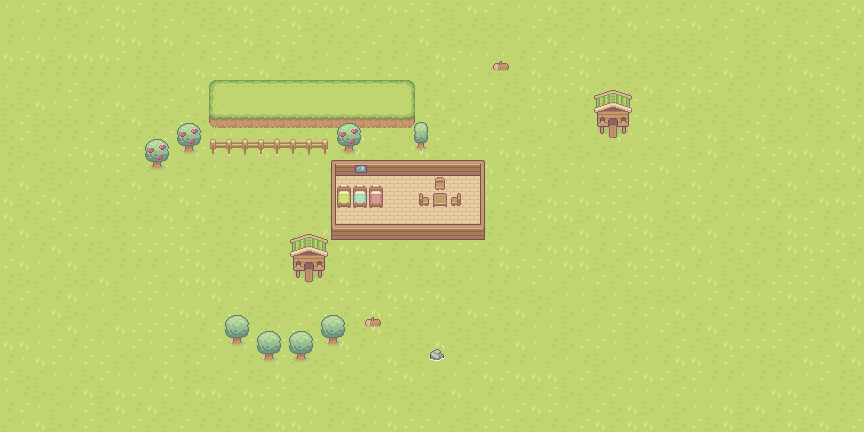

A 2D game scene composited from a Tiled map and its tileset images. What follows is a short description and the map's XML, with each tile layer's data collapsed to a summary:
An orthogonal 54x27 tile map with 16x16 px tiles, 5 tile layers (ground, hills, chickenhouse, house, ...), 13 tilesets and 13 objects.

<map version="1.10" tiledversion="1.10.2" orientation="orthogonal" renderorder="right-down" width="54" height="27" tilewidth="16" tileheight="16" infinite="0" nextlayerid="10" nextobjectid="15">
 <editorsettings>
  <export target="mainmenu.tmj" format="json" />
 </editorsettings>
 <tileset firstgid="1" name="Grass" tilewidth="16" tileheight="16" tilecount="77" columns="11">
  <image source="Grass.png" width="176" height="112" />
 </tileset>
 <tileset firstgid="78" name="Basic_Grass_Biom_things" tilewidth="16" tileheight="16" tilecount="45" columns="9">
  <image source="Basic_Grass_Biom_things.png" width="144" height="80" />
 </tileset>
 <tileset firstgid="123" name="Basic Charakter Spritesheet" tilewidth="16" tileheight="16" tilecount="144" columns="12">
  <image source="Basic Charakter Spritesheet.png" width="192" height="192" />
 </tileset>
 <tileset firstgid="267" name="Basic_Plants" tilewidth="16" tileheight="16" tilecount="12" columns="6">
  <image source="Basic_Plants.png" width="96" height="32" />
 </tileset>
 <tileset firstgid="279" name="Free Cow Sprites" tilewidth="16" tileheight="16" tilecount="24" columns="6">
  <image source="Free Cow Sprites.png" width="96" height="64" />
 </tileset>
 <tileset firstgid="303" name="Free Cow Sprites" tilewidth="16" tileheight="16" tilecount="24" columns="6">
  <image source="Free Cow Sprites.png" width="96" height="64" />
 </tileset>
 <tileset firstgid="327" name="Free_Chicken_House" tilewidth="16" tileheight="16" tilecount="9" columns="3">
  <image source="Free_Chicken_House.png" width="48" height="48" />
 </tileset>
 <tileset firstgid="336" name="Hills" tilewidth="16" tileheight="16" tilecount="77" columns="11">
  <image source="Hills.png" width="176" height="112" />
 </tileset>
 <tileset firstgid="413" name="Tilled_Dirt" tilewidth="16" tileheight="16" tilecount="77" columns="11">
  <image source="Tilled_Dirt.png" width="176" height="112" />
 </tileset>
 <tileset firstgid="490" name="Fences" tilewidth="16" tileheight="16" tilecount="16" columns="4">
  <image source="Fences.png" width="64" height="64" />
 </tileset>
 <tileset firstgid="506" name="Free Chicken Sprites" tilewidth="16" tileheight="16" tilecount="8" columns="4">
  <image source="Free Chicken Sprites.png" width="64" height="32" />
 </tileset>
 <tileset firstgid="514" name="Wooden House" tilewidth="16" tileheight="16" tilecount="35" columns="7">
  <image source="Wooden House.png" width="112" height="80" />
 </tileset>
 <tileset firstgid="549" name="Basic_Furniture" tilewidth="16" tileheight="16" tilecount="54" columns="9">
  <image source="Basic_Furniture.png" width="144" height="96" />
 </tileset>
 <layer id="1" name="ground" width="54" height="27">
  <data>[1458 cells, 1458 non-empty, 6 distinct tile ids]</data>
 </layer>
 <layer id="3" name="hills" width="54" height="27">
  <data>[1458 cells, 39 non-empty, 9 distinct tile ids]</data>
 </layer>
 <layer id="5" name="chickenhouse" width="54" height="27" offsetx="109.333" offsety="-38">
  <data>[1458 cells, 59 non-empty, 24 distinct tile ids]</data>
 </layer>
 <layer id="6" name="house" width="54" height="27">
  <data>[1458 cells, 55 non-empty, 8 distinct tile ids]</data>
 </layer>
 <layer id="7" name="deco" width="54" height="27">
  <data>[1458 cells, 11 non-empty, 11 distinct tile ids]</data>
 </layer>
 <objectgroup id="8" name="chickens">
  <object id="1" x="245" y="233">
   <point />
  </object>
  <object id="2" x="204.5" y="186.5">
   <point />
  </object>
  <object id="3" x="182.5" y="272">
   <point />
  </object>
  <object id="4" x="254" y="292.5">
   <point />
  </object>
  <object id="5" x="292" y="301">
   <point />
  </object>
  <object id="6" x="340.5" y="292.5">
   <point />
  </object>
  <object id="7" x="351.5" y="255">
   <point />
  </object>
  <object id="8" x="387.5" y="256.5">
   <point />
  </object>
  <object id="9" x="434.5" y="288">
   <point />
  </object>
  <object id="10" x="197" y="317.5">
   <point />
  </object>
 </objectgroup>
 <objectgroup id="9" name="cows">
  <object id="11" x="179" y="219">
   <point />
  </object>
  <object id="12" x="280" y="172.5">
   <point />
  </object>
  <object id="13" x="217" y="283.5">
   <point />
  </object>
 </objectgroup>
</map>
